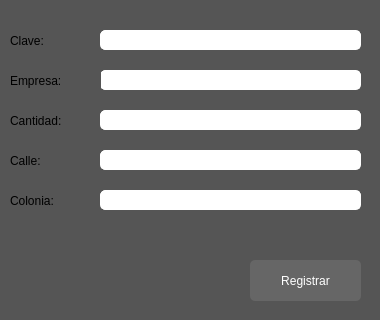
<?xml version="1.0" encoding="UTF-8"?>
<ui version="4.0">
 <class>ventanaAgregarFactura</class>
 <widget class="QWidget" name="ventanaAgregarFactura">
  <property name="geometry">
   <rect>
    <x>0</x>
    <y>0</y>
    <width>380</width>
    <height>320</height>
   </rect>
  </property>
  <property name="maximumSize">
   <size>
    <width>380</width>
    <height>320</height>
   </size>
  </property>
  <property name="windowTitle">
   <string>Agregar Factura</string>
  </property>
  <property name="styleSheet">
   <string notr="true">background-color:#555;</string>
  </property>
  <widget class="QPushButton" name="btn_agregar_factura">
   <property name="geometry">
    <rect>
     <x>250</x>
     <y>260</y>
     <width>111</width>
     <height>41</height>
    </rect>
   </property>
   <property name="cursor">
    <cursorShape>PointingHandCursor</cursorShape>
   </property>
   <property name="styleSheet">
    <string notr="true">QObject{
	color:White;
	font: 900 12pt &quot;Arial&quot;;
	background-color: #666;
	border-radius: 5px;
}
QObject:hover{
	background-color: #222;
}</string>
   </property>
   <property name="text">
    <string>Registrar</string>
   </property>
  </widget>
  <widget class="QLabel" name="lbl_clave">
   <property name="geometry">
    <rect>
     <x>10</x>
     <y>30</y>
     <width>71</width>
     <height>21</height>
    </rect>
   </property>
   <property name="styleSheet">
    <string notr="true">color: balck;
font: 900 12pt &quot;Arial&quot;;</string>
   </property>
   <property name="text">
    <string>Clave:</string>
   </property>
  </widget>
  <widget class="QLineEdit" name="txt_empresa">
   <property name="geometry">
    <rect>
     <x>100</x>
     <y>70</y>
     <width>261</width>
     <height>20</height>
    </rect>
   </property>
   <property name="styleSheet">
    <string notr="true">color: black;
font: 75 10pt &quot;Arial&quot;;
border: 1px solid white;
border-radius: 5px;
background-color: white;</string>
   </property>
   <property name="text">
    <string/>
   </property>
  </widget>
  <widget class="QLabel" name="lbl_calle">
   <property name="geometry">
    <rect>
     <x>10</x>
     <y>150</y>
     <width>81</width>
     <height>21</height>
    </rect>
   </property>
   <property name="styleSheet">
    <string notr="true">color: balck;
font: 900 12pt &quot;Arial&quot;;</string>
   </property>
   <property name="text">
    <string>Calle:</string>
   </property>
  </widget>
  <widget class="QLabel" name="lbl_cantidad">
   <property name="geometry">
    <rect>
     <x>10</x>
     <y>110</y>
     <width>91</width>
     <height>21</height>
    </rect>
   </property>
   <property name="styleSheet">
    <string notr="true">color: balck;
font: 900 12pt &quot;Arial&quot;;</string>
   </property>
   <property name="text">
    <string>Cantidad:</string>
   </property>
  </widget>
  <widget class="QLineEdit" name="txt_cantidad">
   <property name="geometry">
    <rect>
     <x>100</x>
     <y>110</y>
     <width>261</width>
     <height>20</height>
    </rect>
   </property>
   <property name="styleSheet">
    <string notr="true">color: black;
font: 75 10pt &quot;Arial&quot;;
border: 1px solid white;
border-radius: 5px;
background-color: white;</string>
   </property>
   <property name="echoMode">
    <enum>QLineEdit::Normal</enum>
   </property>
  </widget>
  <widget class="QLabel" name="lbl_colonia">
   <property name="geometry">
    <rect>
     <x>10</x>
     <y>190</y>
     <width>81</width>
     <height>21</height>
    </rect>
   </property>
   <property name="styleSheet">
    <string notr="true">color: balck;
font: 900 12pt &quot;Arial&quot;;</string>
   </property>
   <property name="text">
    <string>Colonia:</string>
   </property>
  </widget>
  <widget class="QLineEdit" name="txt_colonia">
   <property name="geometry">
    <rect>
     <x>100</x>
     <y>190</y>
     <width>261</width>
     <height>20</height>
    </rect>
   </property>
   <property name="styleSheet">
    <string notr="true">color: black;
font: 75 10pt &quot;Arial&quot;;
border: 1px solid white;
border-radius: 5px;
background-color: white;</string>
   </property>
  </widget>
  <widget class="QLabel" name="lbl_empresa">
   <property name="geometry">
    <rect>
     <x>10</x>
     <y>70</y>
     <width>91</width>
     <height>21</height>
    </rect>
   </property>
   <property name="styleSheet">
    <string notr="true">color: balck;
font: 900 12pt &quot;Arial&quot;;</string>
   </property>
   <property name="text">
    <string>Empresa:</string>
   </property>
  </widget>
  <widget class="QLineEdit" name="txt_calle">
   <property name="geometry">
    <rect>
     <x>100</x>
     <y>150</y>
     <width>261</width>
     <height>20</height>
    </rect>
   </property>
   <property name="styleSheet">
    <string notr="true">color: black;
font: 75 10pt &quot;Arial&quot;;
border: 1px solid white;
border-radius: 5px;
background-color: white;</string>
   </property>
   <property name="text">
    <string/>
   </property>
  </widget>
  <widget class="QLineEdit" name="txt_clave">
   <property name="geometry">
    <rect>
     <x>100</x>
     <y>30</y>
     <width>261</width>
     <height>20</height>
    </rect>
   </property>
   <property name="styleSheet">
    <string notr="true">color: black;
font: 75 10pt &quot;Arial&quot;;
border: 1px solid white;
border-radius: 5px;
background-color: white;</string>
   </property>
  </widget>
 </widget>
 <resources/>
 <connections/>
</ui>
